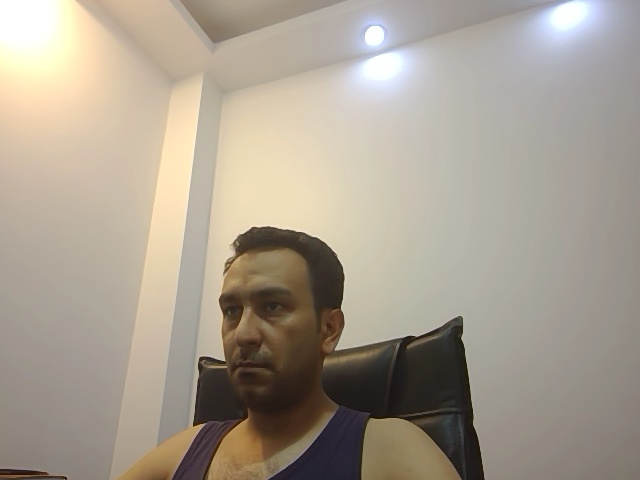
#> input picture Image_Processing/Project/EmployeesPicture/0944661650.jpg, 640 x 480 px, given in place of the camera
$ python Effects.py
#> lines starting #> are read from the running program, lines starting #| are printed output that depends on the picture; after the words box and inside, x2 and y2 are one past the last pixel; in counts of white or black regions, pixels touching at a corner belong together
#> further down, frame is the input picture: shape (480, 640, 3); mean B, G, R 144.4, 158.3, 168.1
import cv2
import numpy as np

my_camera = cv2.VideoCapture(0)

def filter01(frame):
	return cv2.bitwise_not(frame)


def filter02(frame):
    frame_gray = cv2.cvtColor(frame, cv2.COLOR_BGR2GRAY)
    rows, cols = frame_gray.shape
#> rows = 480; cols = 640
    half_frame = frame_gray[: , 0:cols//2 ]
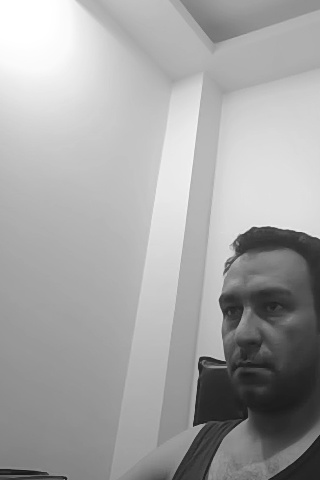
#> half_frame: shape (480, 320); min 23, max 255, mean 164.7
    flipped_half_frame = cv2.flip(half_frame, 1)
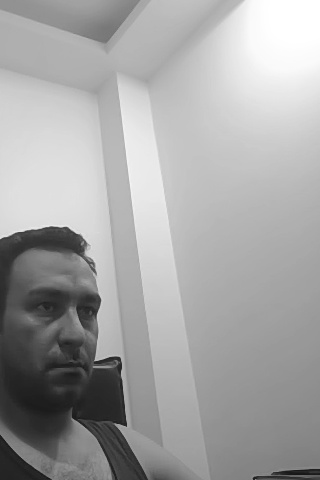
#> flipped_half_frame: shape (480, 320); min 23, max 255, mean 164.7
    frame_gray[: , cols//2:] = flipped_half_frame
    return frame_gray

def filter03(frame):
    ret, frame = my_camera.read()
    height, width, _ = frame.shape
#> height = 480; width = 640
    zeros = np.zeros([height,width], dtype = "uint8")
    B, G, R = cv2.split(frame)
    image_red = cv2.merge([zeros, zeros, R])
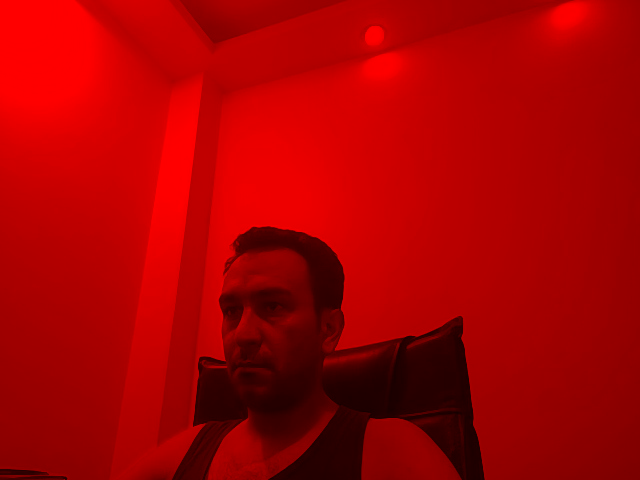
#> image_red: shape (480, 640, 3); mean of channels 0, 1, 2 0, 0, 168.1; drawn as B, G, R
    return image_red

def filter04(frame):
    frame = cv2.cvtColor(frame, cv2.COLOR_BGR2GRAY)
    w , h = frame.shape
#> w = 480; h = 640
    roi = frame[w//2-150:w//2+150 ,h//2-150:h//2+150]
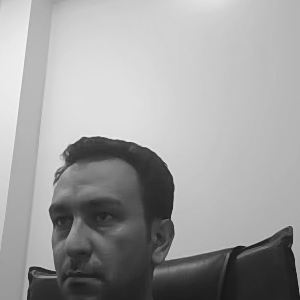
#> roi: shape (300, 300); min 21, max 244, mean 160.2
    frame_blur = cv2.blur(frame, (35,35))
    frame_blur [w//2-150:w//2+150 , h//2-150:h//2+150] = roi
    return frame_blur

def filter05 (frame):
    threshold_1 = 30
    threshold_2 = 80
    image_gray = cv2.cvtColor(frame, cv2.COLOR_BGR2GRAY)
    return cv2.Canny(image_gray, threshold_1, threshold_2)
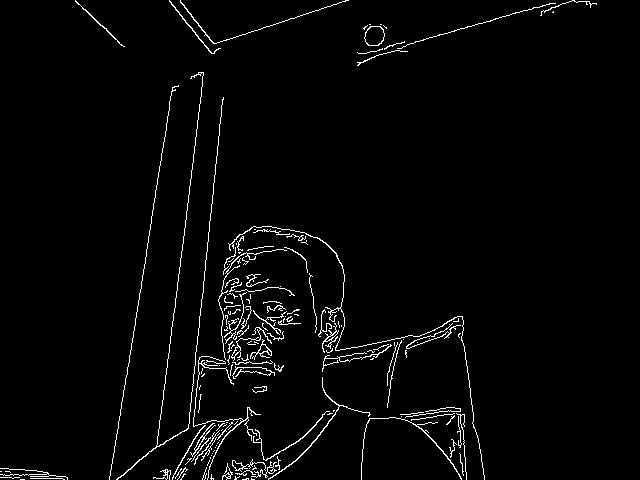
#> returned value: shape (480, 640); 2.6% white in thin lines or dots

def filter06(frame):
    flipped = cv2.flip(frame, 0)
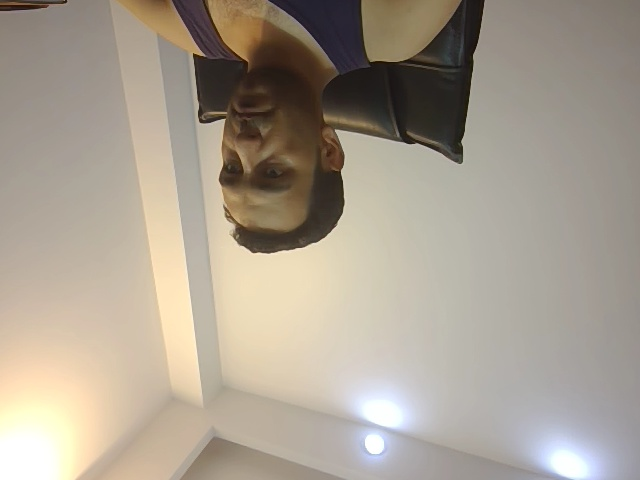
#> flipped: shape (480, 640, 3); mean B, G, R 144.4, 158.3, 168.1
    return flipped

def filter07(frame):
    water_color = cv2.stylization(frame, sigma_s=60, sigma_r=0.6)
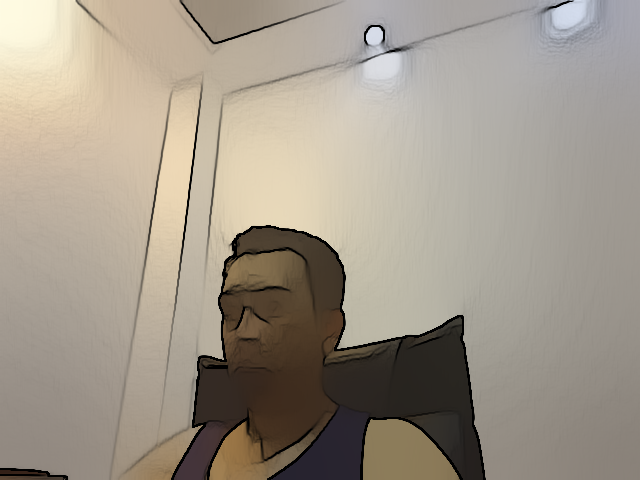
#> water_color: shape (480, 640, 3); mean B, G, R 138.5, 151.7, 160.8
    return water_color

while True:
    validation, frame =  my_camera.read()
    if validation is not True:
        break

    cv2.imshow('original', frame)
    cv2.imshow('Webcam1', filter01(frame))
    cv2.imshow('Webcam2', filter02(frame))
    cv2.imshow('Webcam3', filter03(frame))
    cv2.imshow('Webcam4', filter04(frame))
    cv2.imshow('Webcam5', filter05(frame))
    cv2.imshow('Webcam6', filter06(frame))
    cv2.imshow('Webcam7', filter07(frame))

    cv2.waitKey(1)

# [6 lines of commented-out code are left out]

$ run again, on Image_Processing/Project/EmployeesPicture/0944661653.jpg
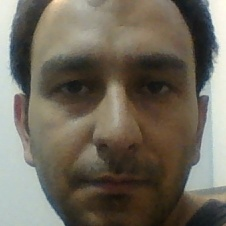
#> input picture Image_Processing/Project/EmployeesPicture/0944661653.jpg, 226 x 226 px, given in place of the camera
#> frame is the input picture: shape (226, 226, 3); mean B, G, R 91.9, 104.8, 111.3
#> in filter05, `return cv2.Canny(image_gray, threshold_1, threshold_2)`:
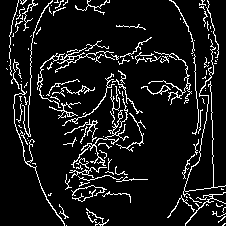
#> returned value: shape (226, 226); 9.4% white in thin lines or dots
#> in filter07, `water_color = cv2.stylization(frame, sigma_s=60, sigma_r=0.6)`:
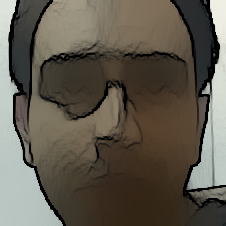
#> water_color: shape (226, 226, 3); mean B, G, R 78.2, 89.6, 95.6
